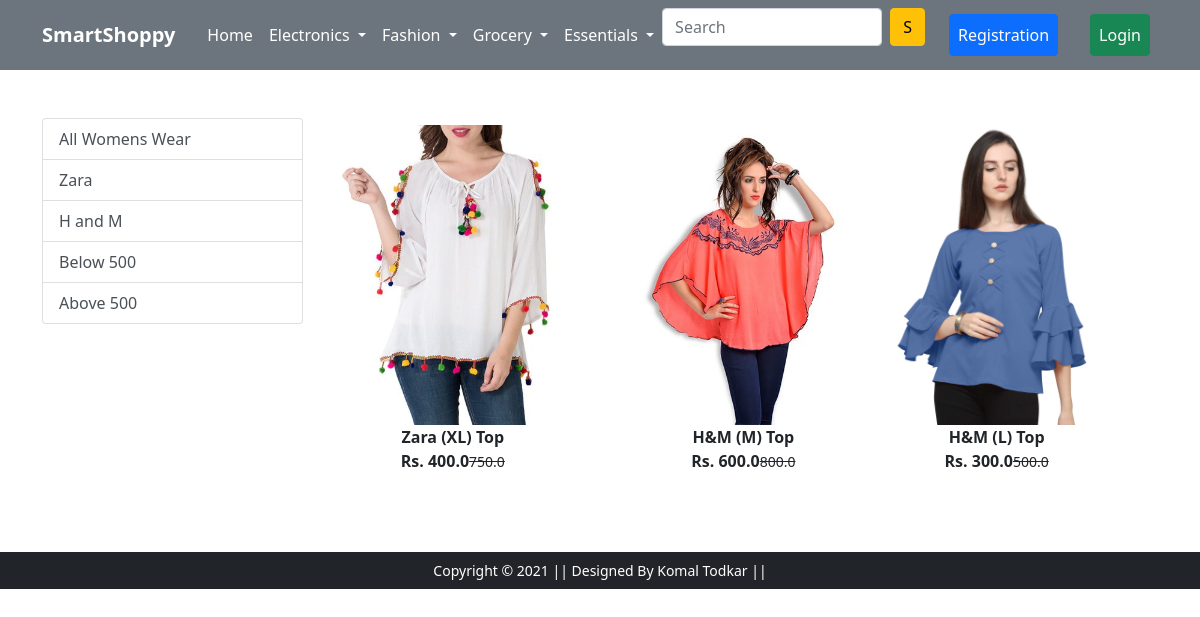
Screenshot of /womens_wear/ with the database file from the repository.
### app/models.py (models this page shows, shortened)
class Product(models.Model):
    title = models.CharField(max_length=100)
    selling_price = models.FloatField()
    discounted_price = models.FloatField()
    description = models.TextField()
    brand = models.CharField(max_length=100)
    category = models.CharField(choices=CATEGORY_CHOICES,
        max_length=2)
    product_image = models.ImageField(upload_to='productimg')

### app/views.py (the view)
# urls.py: path('womens_wear/', views.womens_wear, name='womens_wear'),
def womens_wear(request, data=None):
     totalitem=0
     if request.user.is_authenticated:
               totalitem = len(Cart.objects.filter(user=request.user))
     if data == None:
          womens_wear = Product.objects.filter(category='WW')
     elif data == 'Zara' or data == 'HandM':
          womens_wear = Product.objects.filter(category='WW').filter(brand=data)
     elif data == 'below':
          womens_wear = Product.objects.filter(category='WW').filter(discounted_price__lt=500)
     elif data == 'above':
          womens_wear = Product.objects.filter(category='WW').filter(discounted_price__gt=500)
     return render(request, 'app/womens_wear.html',{'womens_wear':womens_wear,'totalitem':totalitem})

### app/templates/app/womens_wear.html (shortened to what this page needs)
{% extends 'app/base.html' %}
{% load static %}
{% block main-content %}
<div class="container my-5">
 <div class="row">
  <div class="col-sm-3">
   <div class="list-group">
    <a href="{% url 'womens_wear' %}" class="list-group-item list-group-item-action" aria-current="true">All Womens Wear</a>
    <a href="{% url 'womens_weardata' 'Zara'%}" class="list-group-item list-group-item-action" aria-current="true">Zara</a>
    <a href="{% url 'womens_weardata' 'HandM' %}" class="list-group-item list-group-item-action" aria-current="true">H and M</a>
    <a href="{% url 'womens_weardata' 'below' %}" class="list-group-item list-group-item-action" aria-current="true">Below 500</a>
    <a href="{% url 'womens_weardata' 'above' %}" class="list-group-item list-group-item-action" aria-current="true">Above 500</a>
    </div>
    </div>
    <div class="col-sm-8">
    <div class="row">
    {% for product in womens_wear %}
        <div class="col-sm-4 text-center mb-4">
            <a href="{% url 'product-detail' product.id %}" class="btn">
            <div class="item">
            <img src="{{product.product_image.url}}" alt="" height="300" class="">
            <div class="fw-bold">{{product.title}}</div>
            <div class="fw-bold">Rs. {{product.discounted_price}}<small class="fw-light text-decoration-line-through">{{product.selling_price}}</small></div>
            </div>
            </a>
        </div>
    {% endfor %}
    </div>
    </div>
 </div>
</div>
{% endblock main-content %}

### rows the page displays
Product: product_image (picture), title "Zara (XL) Top", discounted_price "400.0", selling_price "750.0"
Product: product_image (picture), title "H&M (M) Top", discounted_price "600.0", selling_price "800.0"
Product: product_image (picture), title "H&M (L) Top", discounted_price "300.0", selling_price "500.0"
